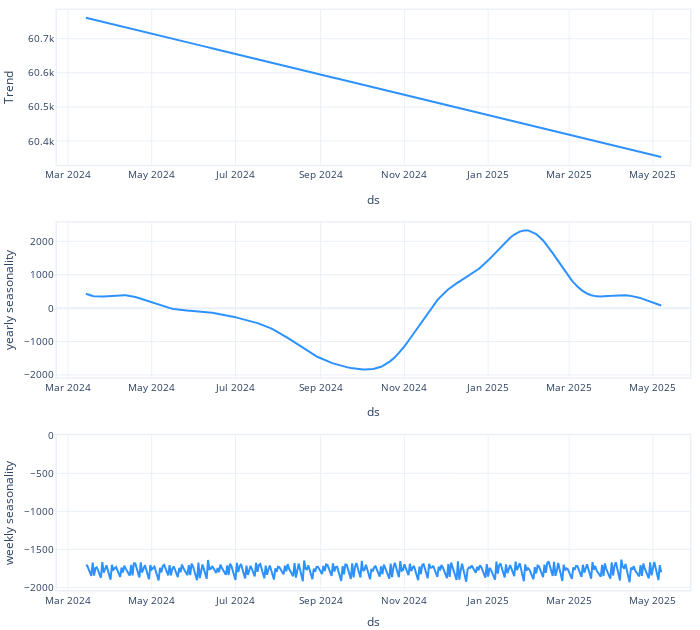

The notebook cell this image was saved under:
### Code cell
model.plot_components(forecast)

### Figure 1 — Plotly figure (JSON) as saved in the notebook; plotly's stock layout.template omitted (floating-point values rounded to 4 significant figures; data arrays with more than 128 entries replaced by an {"elided": "..."} marker saying what was removed)
{"data": [{"line": {"color": "#2d92ff", "width": 2}, "mode": "lines", "name": "Trend", "showlegend": false, "type": "scatter", "x": {"elided": "300 str values"}, "xaxis": "x", "y": {"elided": "300 float values"}, "yaxis": "y"}, {"line": {"color": "#2d92ff", "width": 2}, "mode": "lines", "name": "yearly seasonality", "showlegend": false, "type": "scatter", "x": {"elided": "300 str values"}, "xaxis": "x2", "y": {"elided": "300 float values"}, "yaxis": "y2"}, {"line": {"color": "#2d92ff", "width": 2}, "mode": "lines", "name": "weekly seasonality", "showlegend": false, "type": "scatter", "x": {"elided": "300 str values"}, "xaxis": "x3", "y": {"elided": "300 float values"}, "yaxis": "y3"}], "layout": {"autosize": true, "font": {"size": 10}, "height": 630, "hovermode": "x unified", "legend": {"traceorder": "reversed", "y": 0.1}, "margin": {"b": 0, "l": 0, "pad": 0, "r": 10, "t": 10}, "title": {"font": {"size": 12}}, "width": 700, "xaxis": {"anchor": "y", "domain": [0, 1], "linewidth": 1.5, "mirror": true, "range": ["2024-02-22T00:00:00", "2025-05-28T00:00:00"], "showline": true, "title": {"text": "ds"}, "type": "date"}, "xaxis2": {"anchor": "y2", "domain": [0, 1], "linewidth": 1.5, "mirror": true, "range": ["2024-02-22T00:00:00", "2025-05-28T00:00:00"], "showline": true, "title": {"text": "ds"}, "type": "date"}, "xaxis3": {"anchor": "y3", "domain": [0, 1], "linewidth": 1.5, "mirror": true, "range": ["2024-02-22T00:00:00", "2025-05-28T00:00:00"], "showline": true, "title": {"text": "ds"}, "type": "date"}, "yaxis": {"anchor": "x", "domain": [0.7333, 1], "linewidth": 1.5, "mirror": true, "rangemode": "normal", "showline": true, "title": {"text": "Trend"}}, "yaxis2": {"anchor": "x2", "domain": [0.3667, 0.6333], "linewidth": 1.5, "mirror": true, "rangemode": "tozero", "showline": true, "title": {"text": "yearly seasonality"}}, "yaxis3": {"anchor": "x3", "domain": [0, 0.2667], "linewidth": 1.5, "mirror": true, "rangemode": "tozero", "showline": true, "title": {"text": "weekly seasonality"}}}}
